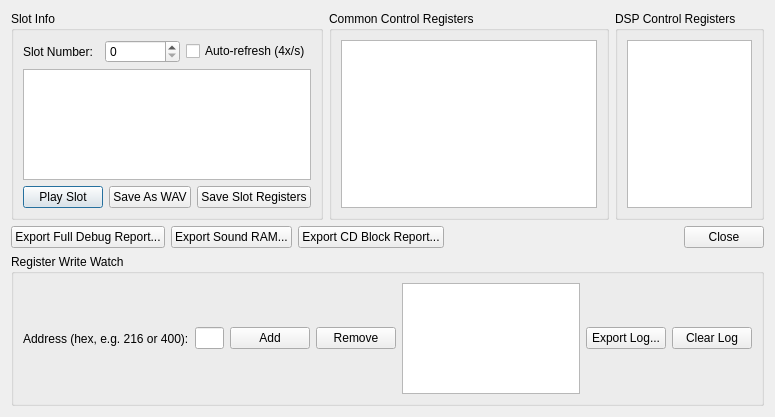
<?xml version="1.0" encoding="UTF-8"?>
<ui version="4.0">
 <class>UIDebugSCSP</class>
 <widget class="QDialog" name="UIDebugSCSP">
  <property name="geometry">
   <rect>
    <x>0</x>
    <y>0</y>
    <width>766</width>
    <height>417</height>
   </rect>
  </property>
  <property name="windowTitle">
   <string>Debug SCSP</string>
  </property>
  <layout class="QVBoxLayout" name="verticalLayout_12">
   <item>
    <layout class="QHBoxLayout" name="horizontalLayout_6">
     <item>
      <widget class="QGroupBox" name="gbSlotInfo">
       <property name="title">
        <string>Slot Info</string>
       </property>
       <layout class="QVBoxLayout" name="verticalLayout">
        <item>
         <layout class="QHBoxLayout" name="horizontalLayout">
          <item>
           <widget class="QLabel" name="label">
            <property name="text">
             <string>Slot Number:</string>
            </property>
           </widget>
          </item>
          <item>
           <widget class="QSpinBox" name="sbSlotNumber"/>
          </item>
          <item>
           <widget class="QCheckBox" name="cbAutoRefresh">
            <property name="toolTip">
             <string>Periodically re-read this slot's registers and runtime state (envelope, attenuation, sample offset...) without having to change the slot number to force a refresh</string>
            </property>
            <property name="text">
             <string>Auto-refresh (4x/s)</string>
            </property>
           </widget>
          </item>
         </layout>
        </item>
        <item>
         <widget class="QPlainTextEdit" name="pteSlotInfo">
          <property name="readOnly">
           <bool>true</bool>
          </property>
         </widget>
        </item>
        <item>
         <layout class="QHBoxLayout" name="horizontalLayout_3">
          <item>
           <widget class="QPushButton" name="pbPlaySlot">
            <property name="text">
             <string>Play Slot</string>
            </property>
           </widget>
          </item>
          <item>
           <widget class="QPushButton" name="pbSaveAsWav">
            <property name="text">
             <string>Save As WAV</string>
            </property>
           </widget>
          </item>
          <item>
           <widget class="QPushButton" name="pbSaveSlotRegisters">
            <property name="text">
             <string>Save Slot Registers</string>
            </property>
           </widget>
          </item>
         </layout>
        </item>
       </layout>
      </widget>
     </item>
     <item>
      <widget class="QGroupBox" name="gbCommonControlRegisters">
       <property name="title">
        <string>Common Control Registers</string>
       </property>
       <layout class="QVBoxLayout" name="verticalLayout_11">
        <item>
         <widget class="QPlainTextEdit" name="pteCommonControlRegisters">
          <property name="sizePolicy">
           <sizepolicy hsizetype="MinimumExpanding" vsizetype="Expanding">
            <horstretch>0</horstretch>
            <verstretch>0</verstretch>
           </sizepolicy>
          </property>
          <property name="readOnly">
           <bool>true</bool>
          </property>
         </widget>
        </item>
       </layout>
      </widget>
     </item>
     <item>
      <layout class="QVBoxLayout" name="verticalLayout_9">
       <item>
        <widget class="QGroupBox" name="gbDSPControlRegisters">
         <property name="sizePolicy">
          <sizepolicy hsizetype="Preferred" vsizetype="Preferred">
           <horstretch>0</horstretch>
           <verstretch>0</verstretch>
          </sizepolicy>
         </property>
         <property name="title">
          <string>DSP Control Registers</string>
         </property>
         <layout class="QVBoxLayout" name="verticalLayout_5">
          <item>
           <layout class="QHBoxLayout" name="horizontalLayout_2">
            <item>
             <widget class="QListWidget" name="pteDSPControlRegisters"/>
            </item>
           </layout>
          </item>
         </layout>
        </widget>
       </item>
      </layout>
     </item>
    </layout>
   </item>
   <item>
    <layout class="QHBoxLayout" name="horizontalLayout_7">
     <item>
      <widget class="QPushButton" name="pbExportFullReport">
       <property name="toolTip">
        <string>Export common control registers + all 32 slots + full DSP state (registers, COEF, MADRS, TEMP, MEMS, MIXS, EFREG, EXTS) into a single text file</string>
       </property>
       <property name="text">
        <string>Export Full Debug Report...</string>
       </property>
      </widget>
     </item>
     <item>
      <widget class="QPushButton" name="pbExportSoundRam">
       <property name="toolTip">
        <string>Dump the raw 512KB SCSP sound RAM to a binary file</string>
       </property>
       <property name="text">
        <string>Export Sound RAM...</string>
       </property>
      </widget>
     </item>
     <item>
      <widget class="QPushButton" name="pbExportCs2Report">
       <property name="toolTip">
        <string>Export the CD block's status (play/pause/seek, current FAD, track, repeat count...) into a text file -- useful when CD-DA (redbook) music specifically is silent</string>
       </property>
       <property name="text">
        <string>Export CD Block Report...</string>
       </property>
      </widget>
     </item>
     <item>
      <widget class="QDialogButtonBox" name="dbbButtons">
       <property name="standardButtons">
        <set>QDialogButtonBox::Close</set>
       </property>
      </widget>
     </item>
    </layout>
   </item>
   <item>
    <widget class="QGroupBox" name="gbRegisterWatch">
     <property name="title">
      <string>Register Write Watch</string>
     </property>
     <layout class="QHBoxLayout" name="horizontalLayout_8">
      <item>
       <widget class="QLabel" name="label_watch_addr">
        <property name="text">
         <string>Address (hex, e.g. 216 or 400):</string>
        </property>
       </widget>
      </item>
      <item>
       <widget class="QLineEdit" name="leWatchAddress">
        <property name="maximumWidth">
         <number>100</number>
        </property>
       </widget>
      </item>
      <item>
       <widget class="QPushButton" name="pbWatchAdd">
        <property name="text">
         <string>Add</string>
        </property>
       </widget>
      </item>
      <item>
       <widget class="QPushButton" name="pbWatchDel">
        <property name="text">
         <string>Remove</string>
        </property>
       </widget>
      </item>
      <item>
       <widget class="QListWidget" name="lwWatchedAddresses">
        <property name="maximumHeight">
         <number>70</number>
        </property>
       </widget>
      </item>
      <item>
       <widget class="QPushButton" name="pbWatchExportLog">
        <property name="toolTip">
         <string>Export every logged write to any watched address, with the M68K PC at the time of each write</string>
        </property>
        <property name="text">
         <string>Export Log...</string>
        </property>
       </widget>
      </item>
      <item>
       <widget class="QPushButton" name="pbWatchClearLog">
        <property name="text">
         <string>Clear Log</string>
        </property>
       </widget>
      </item>
     </layout>
    </widget>
   </item>
  </layout>
 </widget>
 <resources/>
 <connections>
  <connection>
   <sender>dbbButtons</sender>
   <signal>rejected()</signal>
   <receiver>UIDebugSCSP</receiver>
   <slot>reject()</slot>
   <hints>
    <hint type="sourcelabel">
     <x>347</x>
     <y>321</y>
    </hint>
    <hint type="destinationlabel">
     <x>335</x>
     <y>376</y>
    </hint>
   </hints>
  </connection>
 </connections>
</ui>
